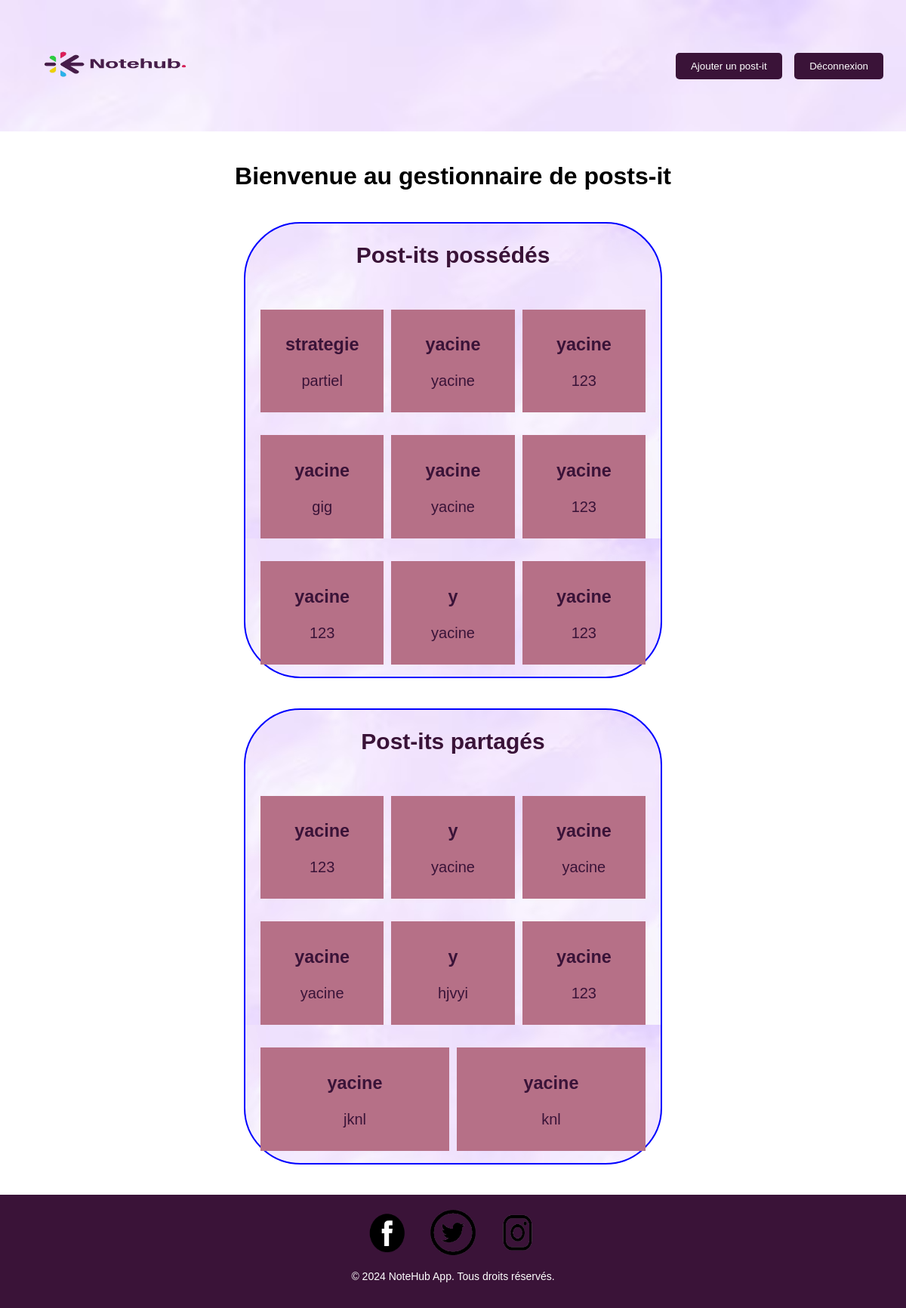
Page /vue/AccueilVue.php (signed in) on the earlier database version.
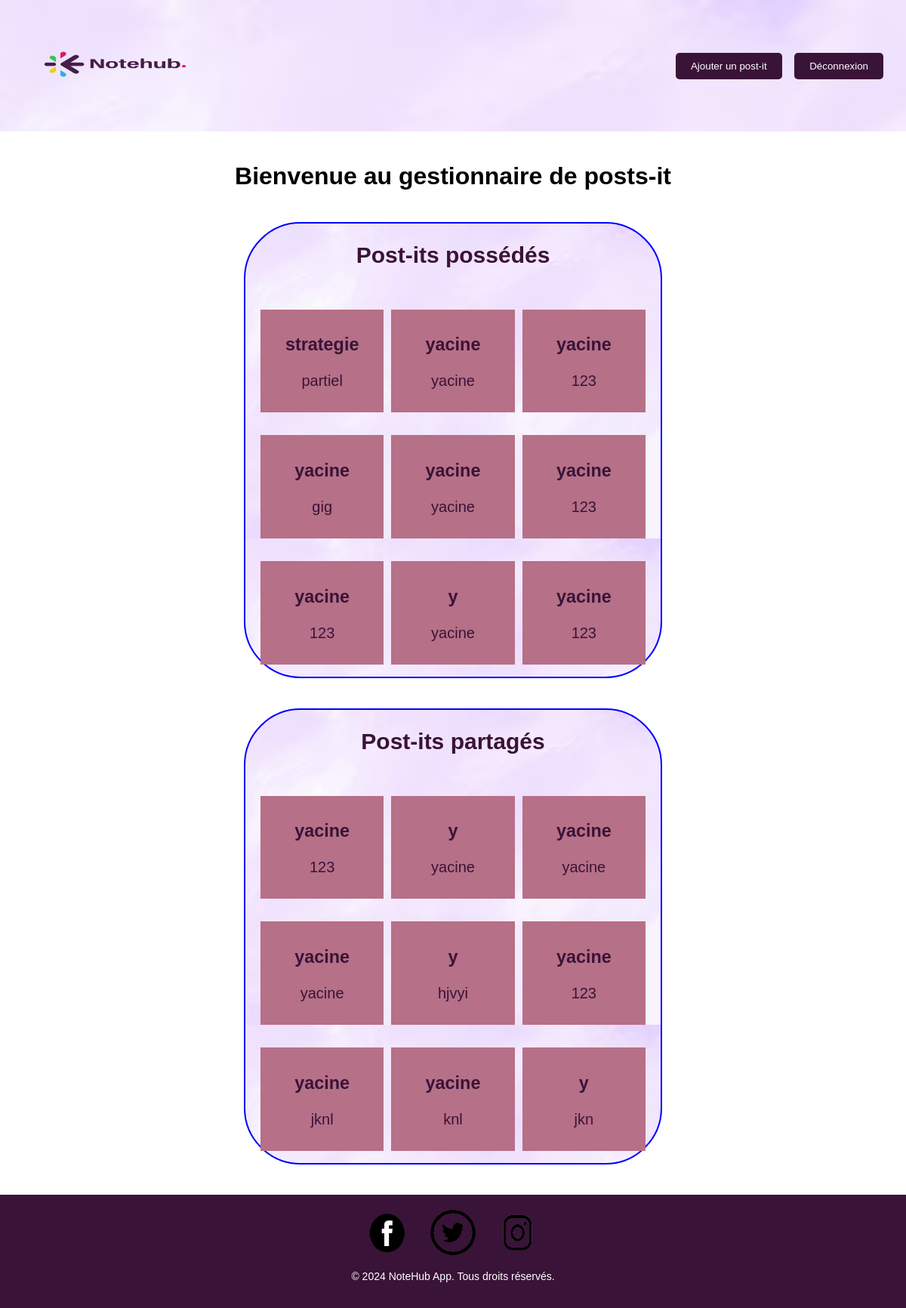
Same page on the later database version.
### tables this page shows
CREATE TABLE POSTIT (
    IDPOSTIT INTEGER PRIMARY KEY AUTOINCREMENT,
    DATEDECREATION TEXT NOT NULL,
    TITRE TEXT NOT NULL,
    PSEUDO TEXT NOT NULL,
    LIBELLE TEXT NOT NULL,
    IDUSER INTEGER,
    FOREIGN KEY (IDUSER) REFERENCES USER(IDUSER)
);

### modele/PostitModel.php (called while the page is built, shortened)
<?php
class PostitModel {
    private $db;
    public function __construct() {
        $this->db = new PDO('sqlite:C:/laragon/www/ProjetTER/src/bdd/scrip.sqlite');
    }
    public function getAllPostits() {
        $sql = "SELECT * FROM POSTIT";
        $stmt = $this->db->prepare($sql);
        $stmt->execute();
        return $stmt->fetchAll(PDO::FETCH_ASSOC);
    }
    public function getSharedPostits($userId) {
        $sql = "SELECT p.* FROM POSTIT p
                INNER JOIN Partage pa ON p.IDPOSTIT = pa.IDPOSTIT
                WHERE pa.IDUSER = :userId";
        $stmt = $this->db->prepare($sql);
        $stmt->bindParam(':userId', $userId);
        $stmt->execute();
        return $stmt->fetchAll(PDO::FETCH_ASSOC);
    }
}
?>

### vue/AccueilVue.php (the view, shortened to what this page needs)
<?php
require_once __DIR__ . '/../modele/PostitModel.php';
$postitModel = new PostitModel();
$allPostits = $postitModel->getAllPostits() ?: [];
$sharedPostits = isset($_SESSION['userId']) ? $postitModel->getSharedPostits($_SESSION['userId']) : [];
?>
<!DOCTYPE html>
<html lang="en">
<head>
    <link rel="stylesheet" href="styles/accueil.css">
</head>
<body>
    <header>
        <div class="header-container">
            <div class="logo">
                <img src="images/logosite.png" alt="logo">
            </div>
            <nav>
                <button id="ajouterPostItBtn">Ajouter un post-it</button>
                <button id="logoutBtn">Déconnexion</button>
            </nav>
        </div>
    </header>
    <div class="container">
        <h1>Bienvenue au gestionnaire de posts-it</h1>
        <div class="post-it-wrapper">
            <h2>Post-its possédés</h2>
            <div class="post-it-container" id="post-it-container-owned">
            <div class="post-it-container" id="post-it-container-owned">
    <?php foreach ($allPostits as $postit): ?>
        <div class="post-it">
            <h3><?php echo htmlspecialchars($postit['TITRE'], ENT_QUOTES, 'UTF-8'); ?></h3>
            <p><?php echo nl2br(htmlspecialchars($postit['LIBELLE'], ENT_QUOTES, 'UTF-8')); ?></p>
        </div>
    <?php endforeach; ?>
</div>
            </div>
        </div>
        <div class="post-it-wrapper">
            <h2>Post-its partagés</h2>
            <div class="post-it-container" id="post-it-container-shared">
            <div class="post-it-container" id="post-it-container-shared">
    <?php foreach ($sharedPostits as $postit): ?>
        <div class="post-it">
            <h3><?php echo htmlspecialchars($postit['TITRE'], ENT_QUOTES, 'UTF-8'); ?></h3>
            <p><?php echo nl2br(htmlspecialchars($postit['LIBELLE'], ENT_QUOTES, 'UTF-8')); ?></p>
        </div>
    <?php endforeach; ?>
</div>
            </div>
        </div>
    </div>
    <footer>
        <div class="social-icons">
            <a href="#"><img src="images/facebook.png" alt="Facebook"></a>
            <a href="#"><img src="images/twitter.png" alt="Twitter"></a>
            <a href="#"><img src="images/instagram.png" alt="Instagram"></a>
        </div>
        <p>&copy; 2024 NoteHub App. Tous droits réservés.</p>
    </footer>
</body>
</html>

### vue/styles/accueil.css (style rules this page uses)
body { font-family: Arial, sans-serif; margin: 0; padding: 0; }
.header-container { display: flex; justify-content: space-between; align-items: center; padding: 10px 30px; background-size: cover; background-image: url('fondd.png'); }
.logo img { width: 250px; height: 150px; }
nav button { background-color: #3a1338; color: #fff; border: none; padding: 10px 20px; margin-left: 12px; cursor: pointer; }
.container { text-align: center; padding: 20px; }
.post-it-wrapper { display: inline-block; margin: 20px; vertical-align: top; color: #3a1338; font-size: 20px; background-image: url('fondd.png'); height: 600px; width: 550px; border: 2px solid blue; border-radius: 75px; }
.post-it-container { display: flex; flex-wrap: wrap; justify-content: center; }
.post-it { background-color: #b67087; width: 200px; padding: 10px; margin: 10px; }
body { font-family: Arial, sans-serif; text-align: center; }
button { padding: 10px 20px; background-color: #f5e1ef; color: #0000ff; border: none; border-radius: 5px; cursor: pointer; transition: background-color 0.3s ease; }
footer { background-color: #3a1338; color: #fff; padding: 20px; text-align: center; }
.social-icons { margin-bottom: 20px; }
.social-icons a { margin: 0 10px; }
.social-icons img { width: 60px; height: 60px; vertical-align: middle; }
footer p { font-size: 14px; }
.post-it-container { display: flex; flex-wrap: wrap; gap: 10px; padding: 10px; align-items: flex-start; justify-content: space-around; max-height: 500px; overflow-y: auto; }
.post-it { width: 100%; margin: 10px 0; height: auto; max-height: 150px; overflow: hidden; }
@media (min-width: 1200px) { .post-it { flex: 1 1 calc(25% - 20px); } }

Differences in the rows shown:
added postit: TITRE "y", LIBELLE "jkn", shown under "Post-its partagés"
